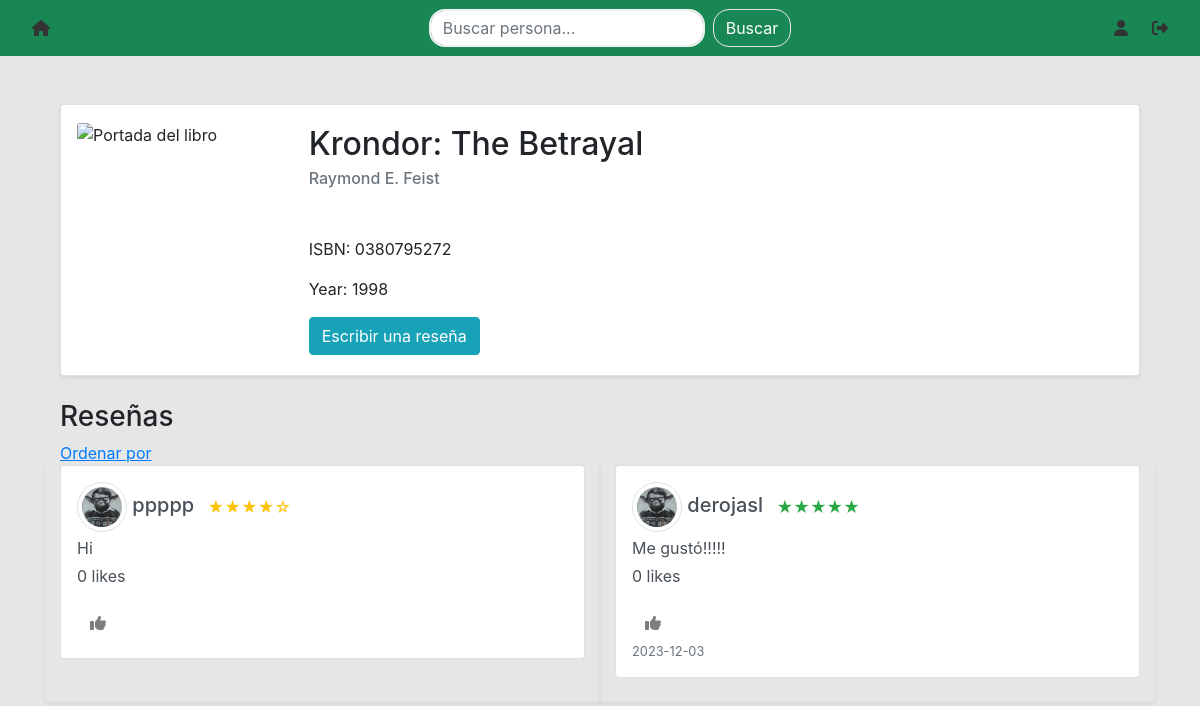
Page /book/0380795272 (signed in) on the committed database.
### website/models.py (models this page shows)
class Book(db.Model):
    id = db.Column(db.Integer, primary_key=True)
    isbn = db.Column(db.String(150), unique=True)
    title = db.Column(db.String(500))
    author = db.Column(db.String(300))
    year = db.Column(db.Integer)
    users = db.relationship('User', secondary='list')

class Review(db.Model):
    id = db.Column(db.Integer, primary_key=True)
    book_isbn = db.Column(db.String(150), db.ForeignKey('book.isbn'))
    user_email = db.Column(db.String(150), db.ForeignKey('user.email'))
    review = db.Column(db.String(5000))
    rating = db.Column(db.Integer)
    date = db.Column(db.DateTime(timezone=True), default=func.now())
    likes = db.relationship('Like', backref='review', lazy='dynamic')
    user = db.relationship('User', backref='review')

class User(db.Model, UserMixin):
    id = db.Column(db.Integer, primary_key=True)
    email = db.Column(db.String(150), unique=True)
    password = db.Column(db.String(150))
    first_name = db.Column(db.String(150))
    notes = db.relationship('Note')
    books = db.relationship('Book', secondary='list')
    reviews = db.relationship('Review')
    photo_path = db.Column(db.String(255))

### website/views.py (the view, shortened to what this page needs)
@views.route('/book/<isbn>', defaults={'sort': 'likes', 'order': 'desc'}, methods=['GET', 'POST'])
@views.route('/book/<isbn>/<sort>', defaults={'order': 'desc'}, methods=['GET', 'POST'])
@views.route('/book/<isbn>/<sort>/<order>', methods=['GET', 'POST'])
@login_required
def book(isbn, sort, order):
    book = Book.query.filter_by(isbn=isbn).first_or_404()
    cover_url = get_book_cover(isbn)
    reviewed = False
    invalid_feedback = False
    if sort == 'likes':
        if order == 'asc':
            reviews = Review.query.filter_by(book_isbn=book.isbn).outerjoin(Like).group_by(Review.id).order_by(func.count(Like.user_id).asc()).all()
        else:
            reviews = Review.query.filter_by(book_isbn=book.isbn).outerjoin(Like).group_by(Review.id).order_by(func.count(Like.user_id).desc()).all()
    elif sort == 'date':
        if order == 'asc':
            reviews = Review.query.filter_by(book_isbn=book.isbn).order_by(Review.date.asc()).all()
        else:
            reviews = Review.query.filter_by(book_isbn=book.isbn).order_by(desc(Review.date)).all()
    elif sort == 'length':
        if order == 'asc':
            reviews = Review.query.filter_by(book_isbn=book.isbn).order_by(func.length(Review.review).asc()).all()
        else:
            reviews = Review.query.filter_by(book_isbn=book.isbn).order_by(func.length(Review.review).desc()).all()
    else:
        reviews = Review.query.filter_by(book_isbn=book.isbn).all()
    return render_template('book.html', book=book, user=current_user, reviews=reviews, reviewed=reviewed, invalid_feedback=invalid_feedback, cover_url=cover_url)

### website/__init__.py (called while the page is built)
def create_app():
    app = Flask(__name__)
    app.config['SECRET_KEY'] = 'hjshjhdjah kjshkjdhjs'
    app.config['SQLALCHEMY_DATABASE_URI'] = f'sqlite:///{DB_NAME}'
    app.config['UPLOAD_FOLDER'] = './website/static/uploads'
    app.config['ALLOWED_EXTENSIONS'] = {'png', 'jpg', 'jpeg'}
    if not os.path.exists(app.config['UPLOAD_FOLDER']):
        os.makedirs(app.config['UPLOAD_FOLDER'])
    db.init_app(app)
    from .views import views
    from .auth import auth
    app.register_blueprint(views, url_prefix='/')
    app.register_blueprint(auth, url_prefix='/')
    from .models import User, Note
    with app.app_context():
        db.create_all()
    login_manager = LoginManager()
    login_manager.login_view = 'auth.login'
    login_manager.init_app(app)
    @login_manager.user_loader
    def load_user(id):
        return User.query.get(int(id))
    return app

### website/views.py (called while the page is built)
def get_book_cover(isbn):
    return f'https://covers.openlibrary.org/b/isbn/{isbn}-L.jpg'

### website/templates/book.html (shortened to what this page needs)
{% extends "base.html" %} {% block title %} {{book.title }}{% endblock %} {% block content
    %}
    <div class="container mt-5">
        <div class="card shadow-sm">
            <div class="row no-gutters">
                <div class="col-md-2 p-3">
                    <img src="{{ cover_url }}" class="card-img" alt="Portada del libro" style="max-height: 250px; width: 200px;">
                </div>
                <div class="col-md-9 pl-5">
                    <div class="card-body">
                        <h2 class="card-title">{{ book.title }}</h2>
                        <h6 class="card-subtitle  mb-2 text-muted">{{ book.author }}</h6>
                        <p class="card-text mt-5">ISBN: {{ book.isbn }}</p>
                        <p class="card-text">Year: {{ book.year }}</p>
                        <button type="button" class="btn btn-info " data-toggle="modal" data-target="#reviewModal">
                            Escribir una reseña
                        </button>
                    </div>
                </div>
            </div>
        </div>
        <div class="mt-4">
            <h3>Reseñas</h3>
            <a href="#" class="text-primary" data-toggle="modal" data-target="#sortModal" style="text-decoration: underline;">
                Ordenar por
            </a>
        <br>
            {% if reviews %}
            <div class="row">
                {% for review in reviews %}
                <div class="col-md-6 shadow-sm">
                    <div class="list-group-item list-group-item-action {% if current_user.email == review.user_email %}my-review{% endif %} mb-4 p-3">
                        <div class="d-flex w-100 justify-content-between">
                            <h5 class="mb-1">
                                <img src="{{ url_for('static', filename=review.user.photo_path) }}" alt="User Image" class="user-image img-thumbnail rounded-circle" style="width: 50px; height: 50px; object-fit: cover;">
                                {{ review.user_email.split('@')[0] }} <small class="ml-2 review-stars {% if review.rating == 1 %}text-danger{% elif review.rating == 2 %}text-danger{% elif review.rating == 3 %}text-warning{% elif review.rating == 4 %}text-warning{% elif review.rating == 5 %}text-success{% endif %}">{% for i in range(review.rating) %}★{% endfor %}{% for i in range(5 - review.rating) %}☆{% endfor %}</small></h5>
                        </div>
                        <p class="mb-1 review-text">{{ review.review }}</p>
                        <p>{{ review.likes.count() }} likes</p>
                        <form action="{{ url_for('views.like_review', review_id=review.id) }}" method="post">
                            <button type="submit" class="btn btn-link" style="color: rgb(126, 126, 126); text-decoration: none;">
                                <i class="fas fa-thumbs-up"></i>
                            </button>
                        </form>
                        <div class="d-flex w-100 justify-content-between">
                            {% if review.date %}
                            <small class="text-muted">{{ review.date.strftime('%Y-%m-%d') }}</small>
                            {% endif %}
                        </div>
                    </div>
                </div>
                {% endfor %}
            </div>
            {% else %}
            <p class="text-muted">No hay reseñas.</p>
            {% endif %}
        </div>
    </div>
{% endblock %}

### rows in the picture
Book: title "Krondor: The Betrayal", author "Raymond E. Feist", isbn "0380795272", year "1998"
Review: photo_path (picture), user_email "ppppp", rating 4 (drawn), review "Hi", likes.count "0"
Review: photo_path (picture), user_email "derojasl", rating 5 (drawn), review "Me gustó!!!!!", likes.count "0", date "2023-12-03"
